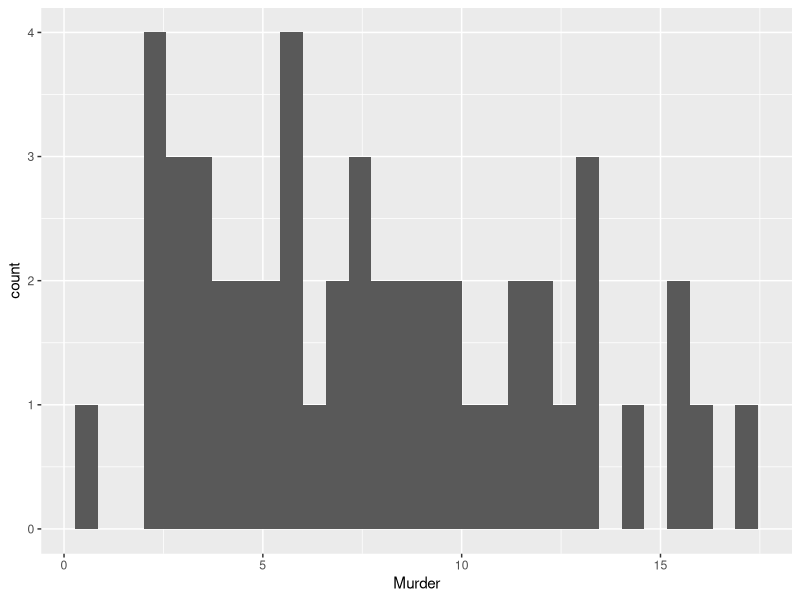
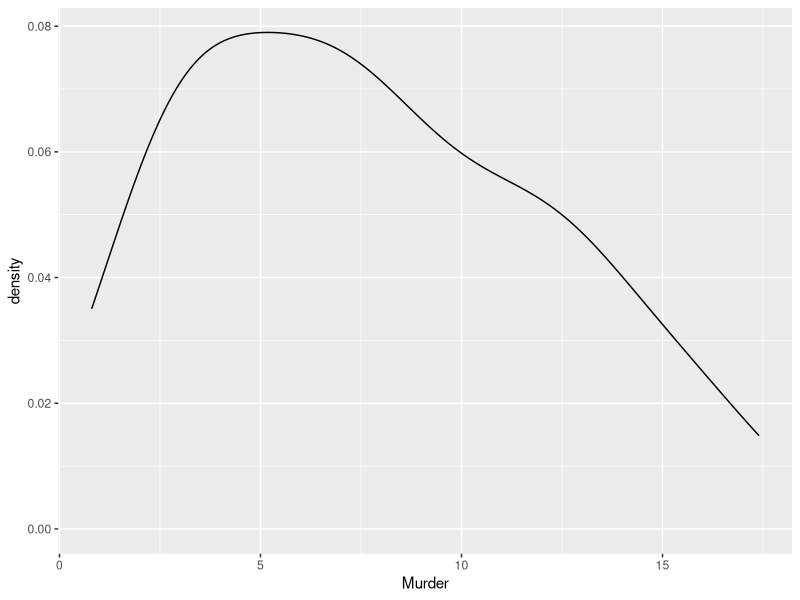
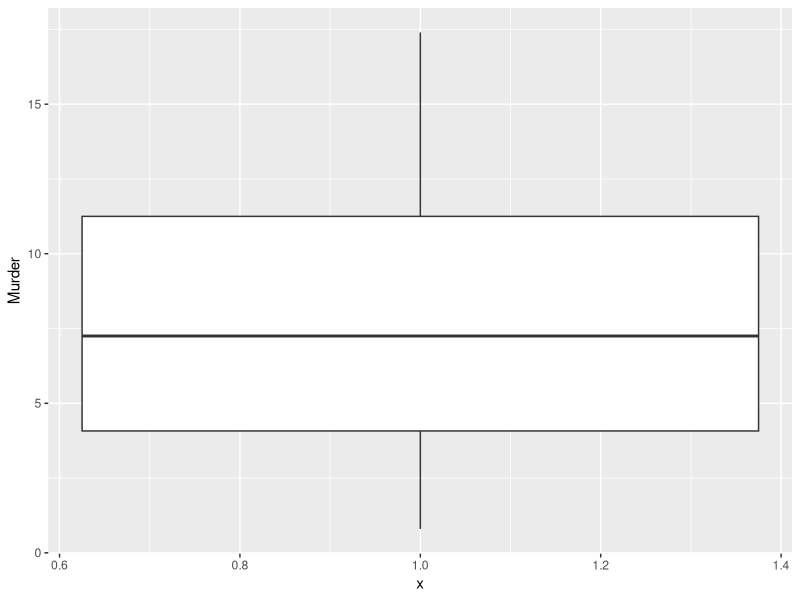
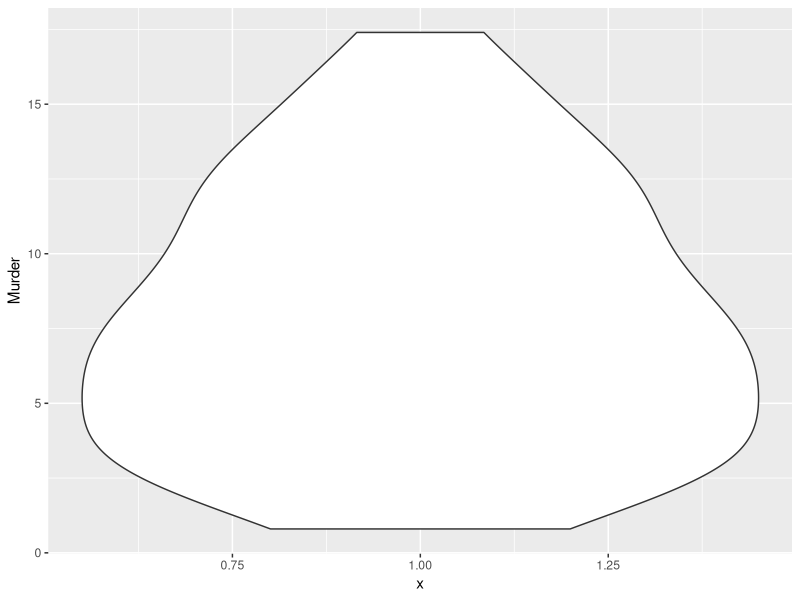
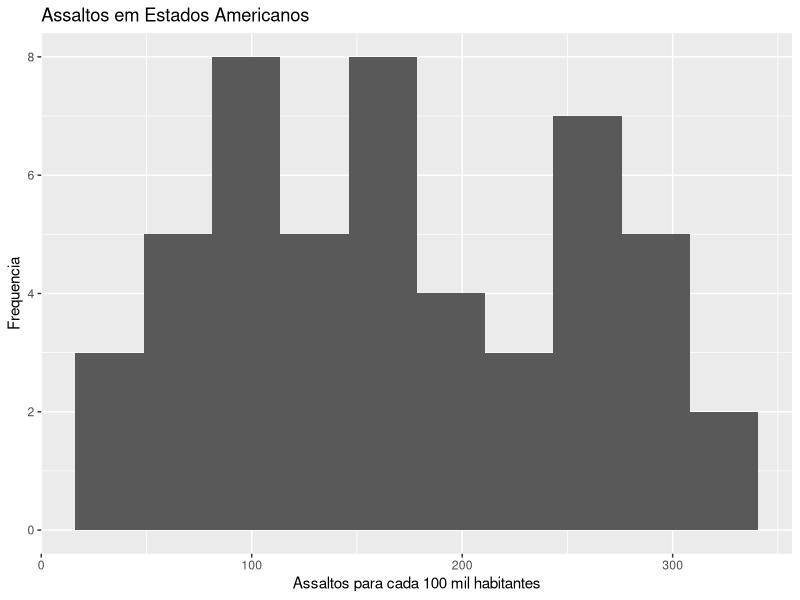
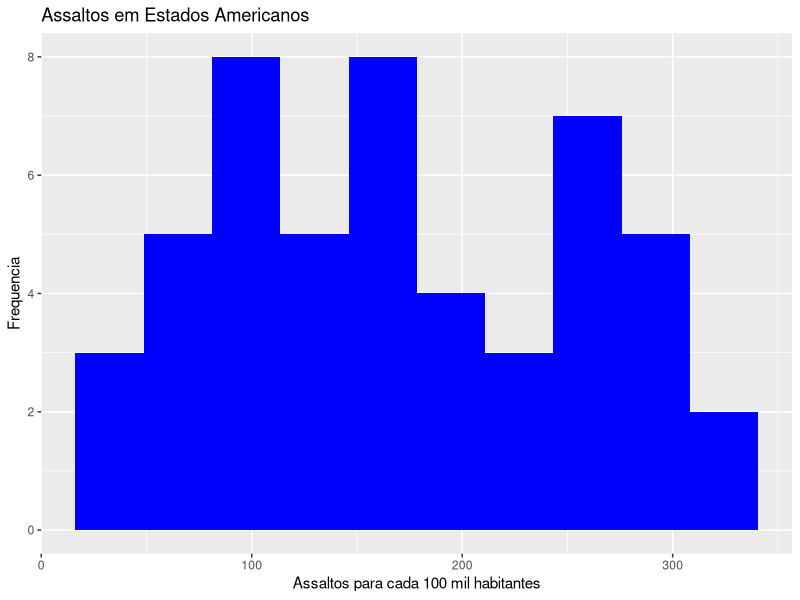
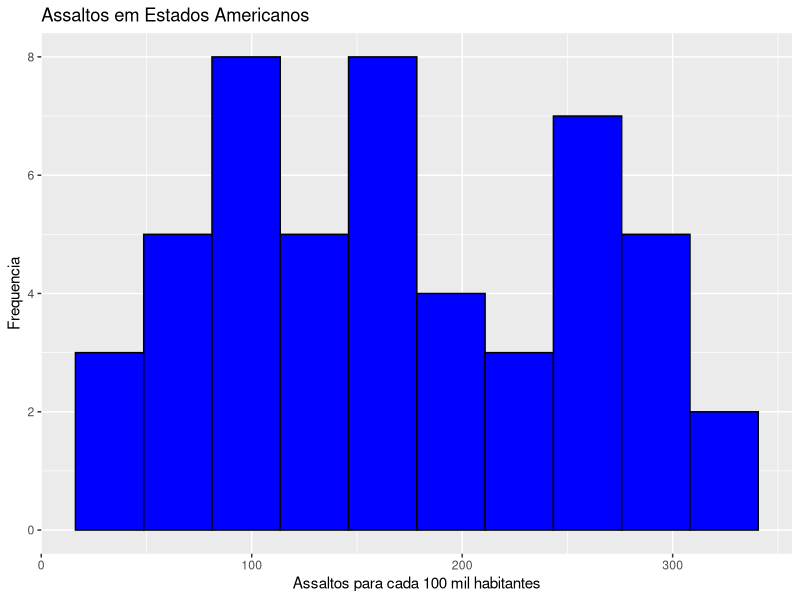
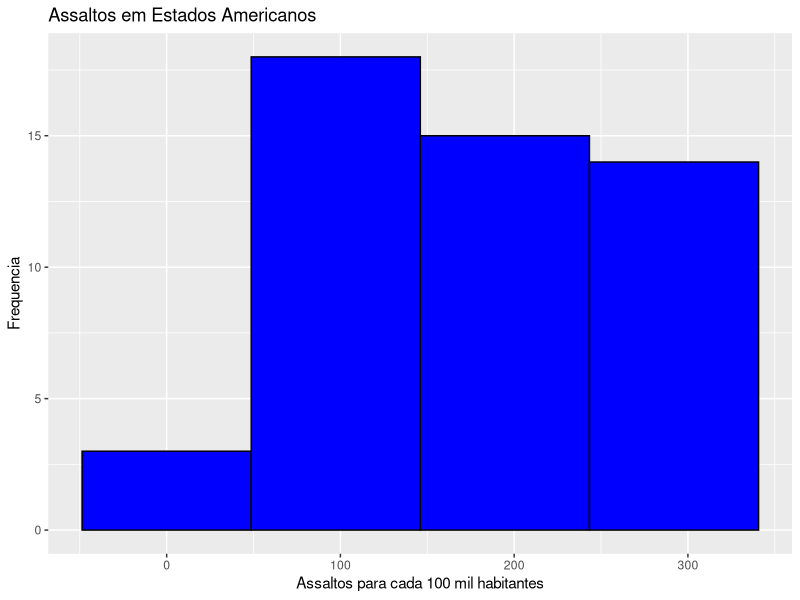

These charts were generated, in order, by the following R code:
## ---- chunk 1
knitr::opts_chunk$set(echo = TRUE)
## ---- chunk 2
#install.package{"ggplot2"}
library(ggplot2)
#carregar conjunto de dados USArrests
data(USArrests)
mydata = USArrests
#ver a dimensão do banco de dados
dim(mydata)
head(mydata) #seis primeiras linhas
tail(mydata) #seis últimas linhas
summary(mydata) # sumário estatístico do conjunto de dados
names(mydata) #nomes das variáveis
row(mydata) #nomes dos estados norte-americanos
## ---- chunk 3
g1 = ggplot(data = mydata) +
geom_histogram(mapping = aes(x = Murder))
g1
## ---- chunk 4
g2 = ggplot(data = mydata) +
geom_density(mapping = aes(x = Murder), kernel = 'gaussian')
g2
## ---- chunk 5
g3 = ggplot(data = mydata) +
geom_boxplot(mapping = aes(x = 1, y = Murder))
g3
## ---- chunk 6
ggplot(data = mydata) +
geom_violin(mapping = aes(x = 1, y = Murder))
## ---- chunk 7
ggplot(data = USArrests) +
geom_histogram(mapping = aes(x = Assault), bins = 10) +
labs(x = 'Assaltos para cada 100 mil habitantes',
y = 'Frequencia',
title = 'Assaltos em Estados Americanos')
## ---- chunk 8
ggplot(data = USArrests) +
geom_histogram(mapping = aes(x = Assault), bins = 10, fill ='blue') +
labs(x = 'Assaltos para cada 100 mil habitantes',
y = 'Frequencia',
title = 'Assaltos em Estados Americanos')
## ---- chunk 9
ggplot(data = USArrests) +
geom_histogram(mapping = aes(x = Assault), bins = 10, fill ='blue', color='black') +
labs(x = 'Assaltos para cada 100 mil habitantes',
y = 'Frequencia',
title = 'Assaltos em Estados Americanos')
## ---- chunk 10
ggplot(data = USArrests) +
geom_histogram(mapping = aes(x = Assault), bins = 4, fill ='blue', color='black') +
labs(x = 'Assaltos para cada 100 mil habitantes',
y = 'Frequencia',
title = 'Assaltos em Estados Americanos')
## ---- chunk 11
ggplot(data = USArrests) +
geom_histogram(mapping = aes(x = Assault), bins = 4, fill =rainbow(4), color='black') +
labs(x = 'Assaltos para cada 100 mil habitantes',
y = 'Frequencia',
title = 'Assaltos em Estados Americanos')
## ---- chunk 12
ggplot(data = USArrests) +
geom_boxplot(mapping = aes(x = 1, y = Murder), color = 'red', fill = 'pink')
## ---- chunk 13
ggplot(mydata, aes(x = UrbanPop, y = Murder)) +
geom_point(color='blue', size=4) +
labs(y = "Assassinatos",
x = "População Urbana",
title = "Relação entre assassinatos e População Urbana") 

